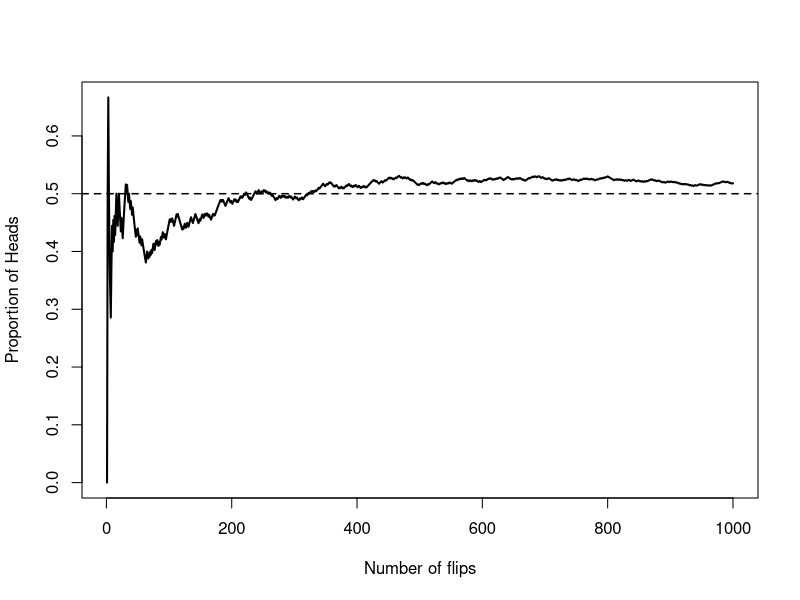

Here is the R script that generated this plot: (Note: this script raises an error after producing the figure.)
set.seed(20180921)
smpl <- rbinom(1000, 1, 0.5)
heads <- cumsum(smpl)/(1:1000)
plot(1:1000, heads, type='l', xlab="Number of flips", ylab="Proportion of Heads", lwd=2)
abline(h=0.5, lty=2, lwd=1.5)


set.seed(20180921)
smpl <- rbinom(1500, 1, 0.55)
sum(smpl)
write.csv(cbind(toss=1:100, heads=smpl[1:100]), file="data/coin_toss.csv", row.names = FALSE)
write.csv(cbind(toss=1:1500, heads=smpl), file="data/coin_toss_large.csv", row.names = FALSE)
